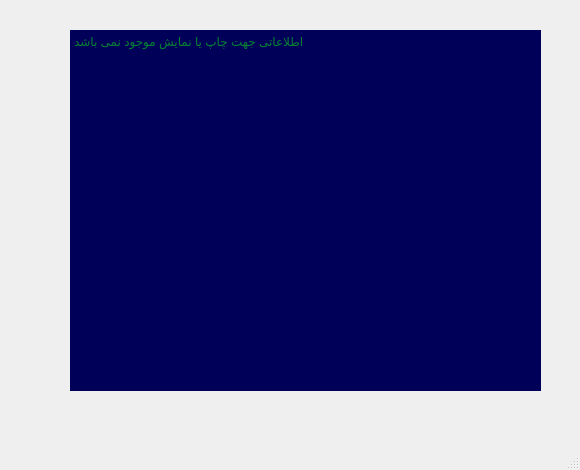
<?xml version="1.0" encoding="UTF-8"?>
<ui version="4.0">
 <class>main</class>
 <widget class="QMainWindow" name="main">
  <property name="geometry">
   <rect>
    <x>0</x>
    <y>0</y>
    <width>580</width>
    <height>470</height>
   </rect>
  </property>
  <property name="minimumSize">
   <size>
    <width>580</width>
    <height>470</height>
   </size>
  </property>
  <property name="maximumSize">
   <size>
    <width>580</width>
    <height>470</height>
   </size>
  </property>
  <property name="windowTitle">
   <string>MainWindow</string>
  </property>
  <widget class="QWidget" name="pageFrame">
   <property name="styleSheet">
    <string notr="true"/>
   </property>
   <widget class="QFrame" name="show_data_frame">
    <property name="geometry">
     <rect>
      <x>70</x>
      <y>30</y>
      <width>471</width>
      <height>361</height>
     </rect>
    </property>
    <property name="styleSheet">
     <string notr="true">border-radius: 0;
background-color: rgb(0, 0, 89);</string>
    </property>
    <property name="frameShape">
     <enum>QFrame::StyledPanel</enum>
    </property>
    <property name="frameShadow">
     <enum>QFrame::Raised</enum>
    </property>
    <widget class="QScrollArea" name="scrollArea">
     <property name="geometry">
      <rect>
       <x>0</x>
       <y>0</y>
       <width>241</width>
       <height>361</height>
      </rect>
     </property>
     <property name="widgetResizable">
      <bool>true</bool>
     </property>
     <widget class="QWidget" name="scrollAreaWidgetContents">
      <property name="geometry">
       <rect>
        <x>0</x>
        <y>0</y>
        <width>241</width>
        <height>361</height>
       </rect>
      </property>
      <widget class="QTextEdit" name="show_data_textEdit">
       <property name="geometry">
        <rect>
         <x>0</x>
         <y>0</y>
         <width>241</width>
         <height>361</height>
        </rect>
       </property>
       <property name="styleSheet">
        <string notr="true">font: 87 8pt &quot;Arial Black&quot;;
font: 87 10pt &quot;Arial Black&quot;;
font: 87 12pt &quot;Arial Black&quot;;
border-radius: 10px;
color: rgb(12, 255, 12);
background-color: rgb(0, 0, 89);</string>
       </property>
       <property name="lineWrapMode">
        <enum>QTextEdit::NoWrap</enum>
       </property>
       <property name="html">
        <string>&lt;!DOCTYPE HTML PUBLIC &quot;-//W3C//DTD HTML 4.0//EN&quot; &quot;http://www.w3.org/TR/REC-html40/strict.dtd&quot;&gt;
&lt;html&gt;&lt;head&gt;&lt;meta name=&quot;qrichtext&quot; content=&quot;1&quot; /&gt;&lt;style type=&quot;text/css&quot;&gt;
p, li { white-space: pre-wrap; }
&lt;/style&gt;&lt;/head&gt;&lt;body style=&quot; font-family:'Arial Black'; font-size:12pt; font-weight:80; font-style:normal;&quot;&gt;
&lt;p style=&quot;-qt-paragraph-type:empty; margin-top:0px; margin-bottom:0px; margin-left:0px; margin-right:0px; -qt-block-indent:0; text-indent:0px;&quot;&gt;&lt;br /&gt;&lt;/p&gt;&lt;/body&gt;&lt;/html&gt;</string>
       </property>
       <property name="overwriteMode">
        <bool>false</bool>
       </property>
       <property name="placeholderText">
        <string>اطلاعاتی جهت چاپ یا نمایش موجود نمی باشد</string>
       </property>
      </widget>
     </widget>
    </widget>
    <widget class="QLabel" name="show_data_image">
     <property name="geometry">
      <rect>
       <x>280</x>
       <y>20</y>
       <width>171</width>
       <height>211</height>
      </rect>
     </property>
     <property name="text">
      <string/>
     </property>
     <property name="pixmap">
      <pixmap>../../Pictures/icons/show from database.png</pixmap>
     </property>
     <property name="scaledContents">
      <bool>true</bool>
     </property>
    </widget>
   </widget>
  </widget>
  <widget class="QStatusBar" name="statusbar"/>
 </widget>
 <resources/>
 <connections/>
</ui>
